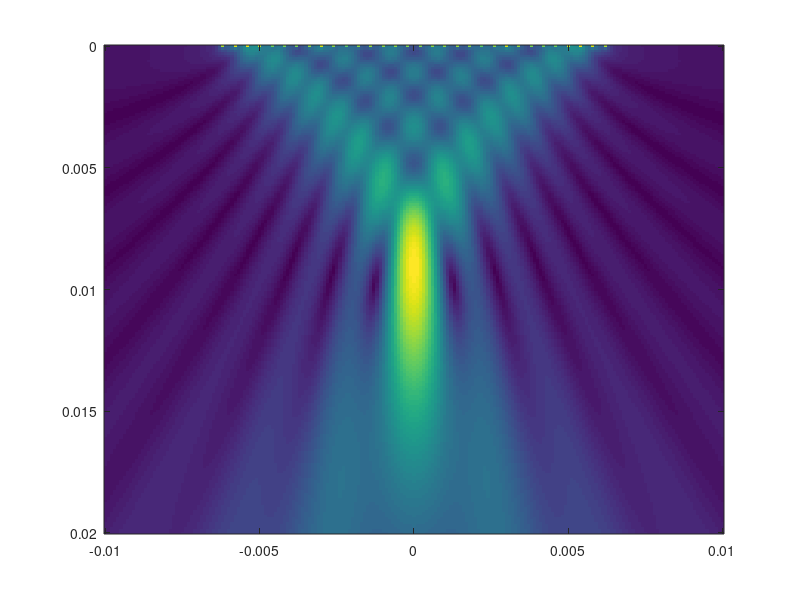

The MATLAB script that drew this image:
%% UNDT - Exercise 5
% The purpose of this exercise is to design an ultrasonic phased array for
% a specific application and simulate and example image obtained from it.
% This will require the use of various modelling techniques you have
% learned during the course.

%% Inputs
centre_frequency = 1e6;
el_pitch = .4e-3;
el_separation = .05e-3;
num_els = 32;
velocity_L = 1500;
backwall_distance = 20e-3;
grid_pts = 201;

focal_pt_x = 0e-3;
focal_pt_z = 10e-3;

%% Parameters
wavelength = velocity_L / centre_frequency;
k = 2 * pi / wavelength;
omega = 2 * pi * centre_frequency;
el_width = el_pitch - el_separation;
% Generate grid.
x = linspace(-backwall_distance / 2, backwall_distance / 2, grid_pts);
z = linspace(0, backwall_distance, grid_pts);
dx = x(2) - x(1);
dz = z(2) - z(1);
[X, Z] = meshgrid(x, z);

% Get focal_pt indices
focal_pt_ii = round(focal_pt_x / dx) + round(grid_pts / 2);
focal_pt_kk = round(focal_pt_z / dz);

% Mid-coordinates of each element.
source_x_positions = linspace(0, el_pitch*(num_els-1), num_els);
source_x_positions = source_x_positions - mean(source_x_positions);

% Adjust X, Z, source_x_positions for vectorisation.
X = repmat(X, 1, 1, length(source_x_positions));
Z = repmat(Z, 1, 1, length(source_x_positions));
source_positions = reshape(source_x_positions, 1, 1, length(source_x_positions));

%% Beam Profile of linear array

% Calculate distance from source to point.
r_j = sqrt((X - source_positions).^2 + (Z - .01e-3).^2);
% Calculate angles made from element to pixel location.
phi = acos(Z ./ r_j);
directivity_f = el_width * sinc(k * el_width / (2 * pi) * sin(phi));
% Array time delays. Get the list of distances to this point for all els.
d_j = squeeze(r_j(focal_pt_kk, focal_pt_ii, :));
t_j = (d_j - d_j(round(num_els/2))) / velocity_L;
% Weight-and-phase delay.
B_j = repmat(reshape((exp(- 1i * omega * t_j)), 1, 1, num_els), length(z), length(x), 1);

% Calculate pressure field. Sum over elements.
p = sum( ...
    1./sqrt(r_j) .* exp(1i*(k * r_j - omega * 0)) .* directivity_f .* B_j, ...
    3 ...
);



imagesc(x, z, abs(p))